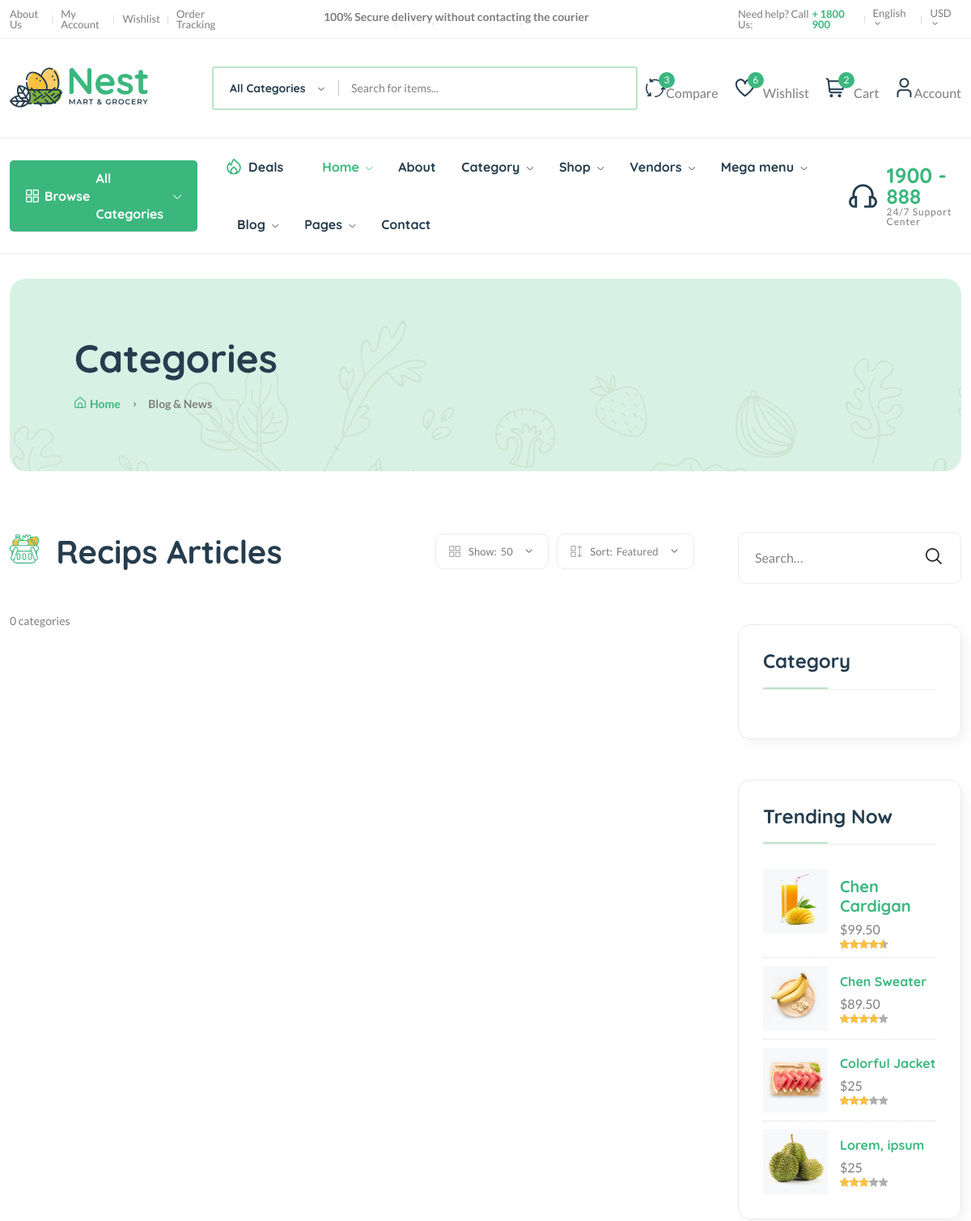
The page /categories/ (upper part) on the database as committed earlier.
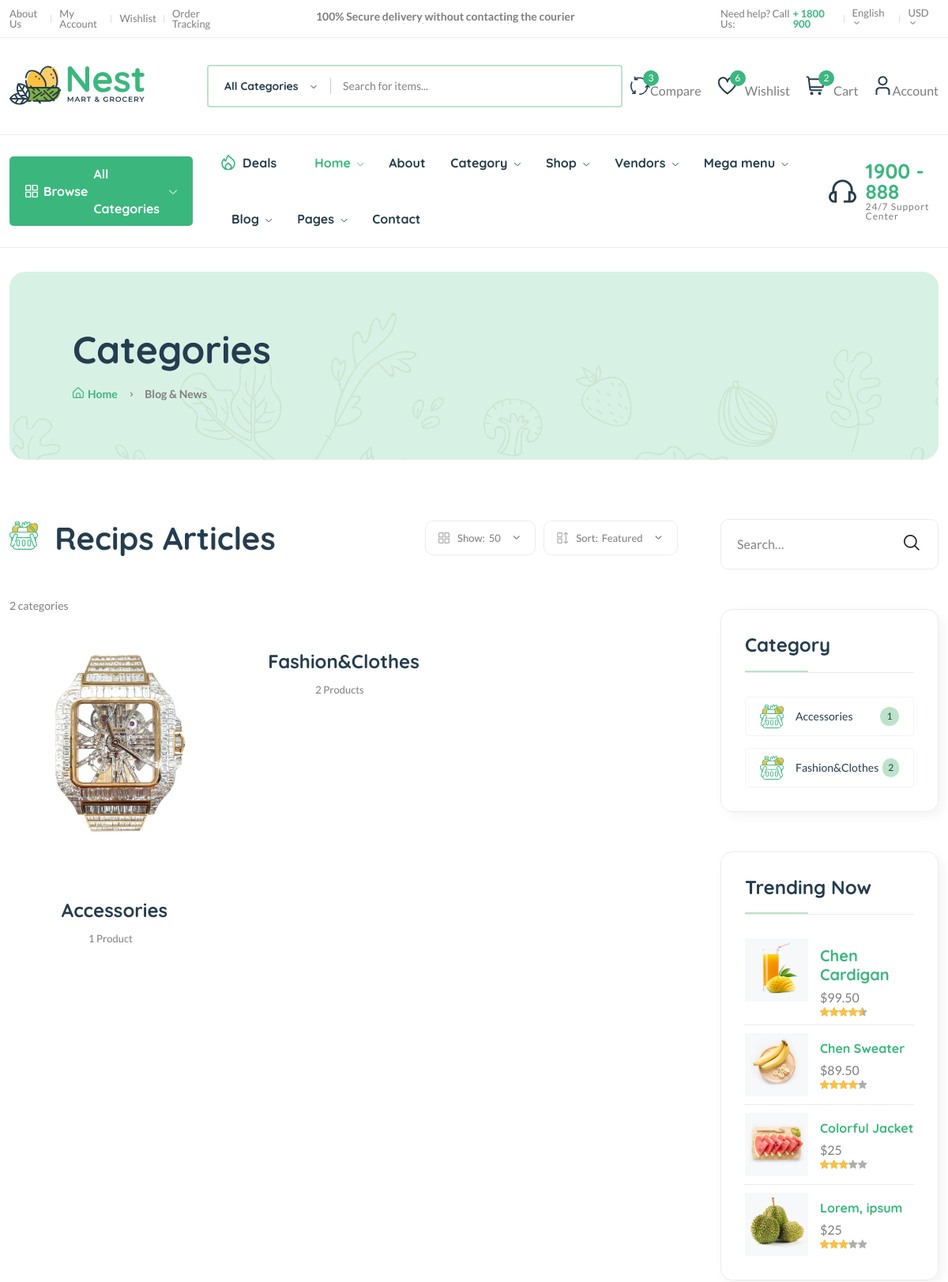
The same page on the database as committed later.
### core/models.py (models this page shows, shortened)
class Category(models.Model):
    category_id=ShortUUIDField(unique=True,length=10,max_length=20,prefix="CAT",alphabet="abcdefgh12345")
    title=models.CharField(max_length=100,default="Accessories")
    image=models.ImageField(upload_to="category",default="category.jpg")
    class Meta:
        verbose_name_plural="Categories"

### core/views.py (the view)
# urls.py: path('categories/',category_list_view,name="categorieslist"),
def category_list_view(request):
    categories=Category.objects.all()
    context={
        "categories":categories
    }
    return render(request,'core/categories_list.html',context)

### core/context_processor.py (called while the page is built)
def default(request):
    categories=Category.objects.all()
    return {
        'categories':categories,
    }

### templates/core/categories_list.html (shortened to what the changed rows need)
{% extends 'sections/base.html' %}
{%block content%}
    <main class="main">
        <div class="page-header mt-30 mb-75">
            <div class="container">
                <div class="archive-header">
                    <div class="row align-items-center">
                        <div class="col-xl-3">
                            <h1 class="mb-15">Categories</h1>
                        </div>
                    </div>
                </div>
            </div>
        </div>
        <div class="page-content mb-50">
            <div class="container">
                <div class="row">
                    <div class="col-lg-9">
                        <div class="shop-product-fillter mb-50 pr-30">
                            <div class="totall-product">
                                <h2>
                                    <img class="w-36px mr-10" src="assets/imgs/theme/icons/category-1.svg" alt="" />
                                    Recips Articles
                                </h2>
                            </div>
                            <div class="sort-by-product-area">
                            </div>
                        </div>
                        <div class="loop-grid pr-30">
                            {{categories.count}} categories
                            <div class="row">
                                {% for category in categories %}
                                <article class="col-xl-4 col-lg-6 col-md-6 text-center hover-up mb-30 animated">
                                    <div class="post-thumb">
                                        <a href="{% url 'core:categoryproductslist' category.category_id %}">
                                            <img class="border-radius-15" src="{{category.image.url}}" alt="" />
                                        </a>
                                    </div>
                                    <div class="entry-content-2">
                                        <h4 class="post-title mb-15">
                                            <a href="{% url 'core:categoryproductslist' category.category_id %}">{{category.title}}</a>
                                        </h4>
                                        <div class="entry-meta font-xs color-grey mt-10 pb-10">
                                            <div>
                                               <span class="hit-count mr-10">{{category.category.count}} Product{{category.category.count|pluralize}}</span>
                                            </div>
                                        </div>
                                    </div>
                                </article>
                                {% endfor %}
                            </div>
                        </div>
                    </div>
                    <div class="col-lg-3 primary-sidebar sticky-sidebar">
                        <div class="widget-area">
                            <div class="sidebar-widget widget-category-2 mb-50">
                                <ul>
                                    {% for category in categories %}
                                    <li>
                                        <a href="shop-grid-right.html"> <img src="assets/imgs/theme/icons/category-1.svg" alt="" />{{category.title}}</a><span class="count">{{category.category.count}}</span>
                                    </li>
                                    {%endfor%}
                                </ul>
                            </div>
                        </div>
                    </div>
                </div>
            </div>
        </div>
    </main>
{%endblock%}

Rows that differ between the two databases and show on the page:
added Category: image (picture), title "Accessories", category.count "1"
added Category: title "Fashion&Clothes", category.count "2"
Other text that changed with them:
{{ categories.count }}: "0" → "2"
